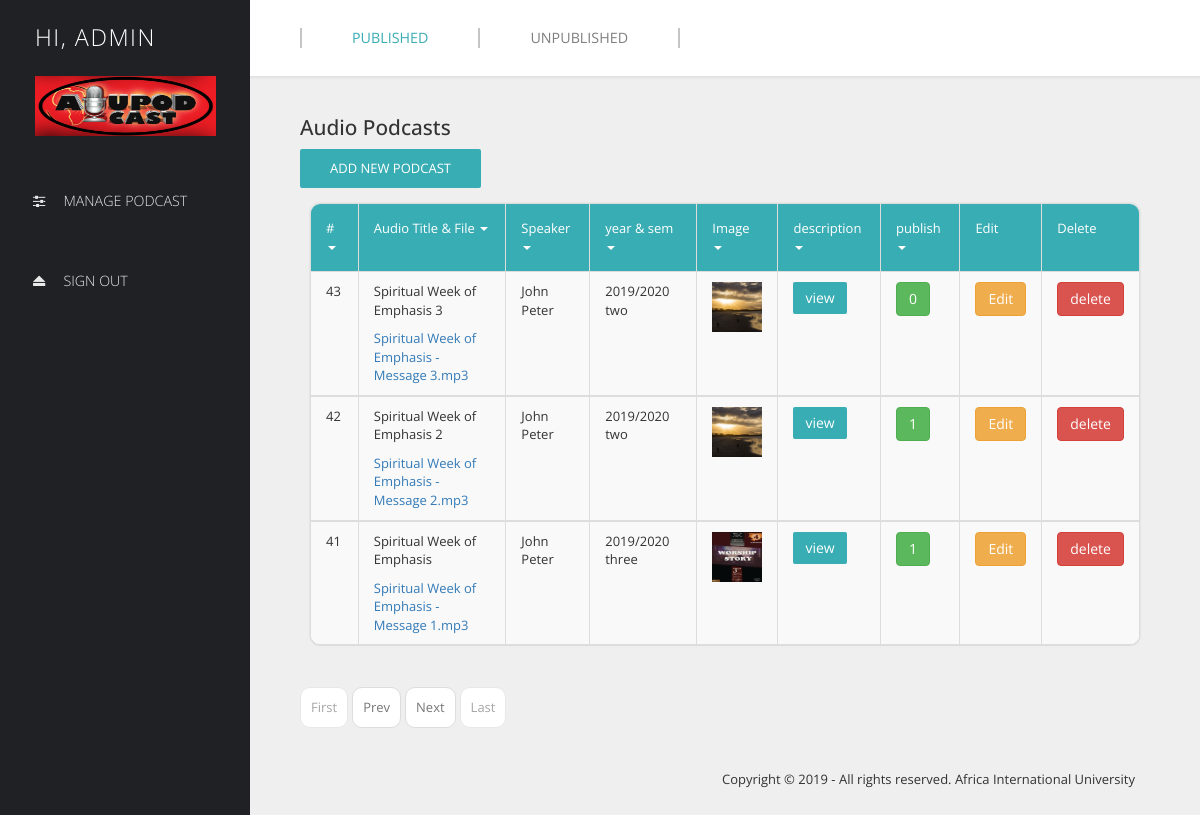
The page /admin/admin_podcast_list.php?success (signed in) on the database its author committed.
### tables this page shows
CREATE TABLE `audio` (
  `id` int(11) NOT NULL,
  `audio_name` varchar(100) NOT NULL,
  `semester` varchar(100) NOT NULL,
  `yearofstudy` varchar(50) NOT NULL,
  `speaker_name` varchar(100) NOT NULL,
  `description` mediumtext DEFAULT NULL,
  `image` varchar(100) DEFAULT NULL,
  `audio_file` varchar(100) NOT NULL,
  `upload_date` varchar(100) NOT NULL,
  `published` tinyint(1) NOT NULL
);

### admin/admin_podcast_list.php (the view, shortened to what this page needs)
<!DOCTYPE html>
<html lang="en">
  <head>
    <link href="./css/font-awesome.min.css" rel="stylesheet">
    <link href="./css/bootstrap.min.css" rel="stylesheet">
    <link href="./css/templatemo-style.css" rel="stylesheet">
  </head>
  <body>
    <div class="templatemo-flex-row">
      <div class="templatemo-sidebar">
		<header class="templatemo-site-header">
          <h1> Hi, <?php echo $_SESSION['username']; ?></h1>
        </header>
        <header class="templatemo-site-header">
  <img src="images/aiu_podcast_logo.jpg" alt="Profile Photo" class="img-responsive" style="display: block; width: 181px; height: 60px; margin: 5px;">
        </header>
        <nav class="templatemo-left-nav">
          <ul>
            <li><a href="admin_podcast_list.php"><i class="fa fa-sliders fa-fw"></i>Manage Podcast</a></li>
            <li><a href="admin_logout.php"><i class="fa fa-eject fa-fw"></i>Sign Out</a></li>
          </ul>
        </nav>
      </div>
      <div class="templatemo-content col-1 light-gray-bg">
        <div class="templatemo-top-nav-container">
          <div class="row">
            <nav class="templatemo-top-nav col-lg-12 col-md-12">
              <ul class="text-uppercase">
				<li><a href="#"class="active" >Published</a></li>
				<li><a href="#" >Unpublished</a></li>
              </ul>
            </nav>
          </div>
        </div>
        <div class="templatemo-content-container">
		<h2 class="margin-bottom-10">Audio Podcasts</h2>
		<div class="form-group">
             <a href="admin_add_podcast.php">  <button  class="templatemo-blue-button">Add New Podcast</button> </a>
        </div>
          <div class="templatemo-content-widget no-padding">
		<div class="panel panel-default table-responsive">
              <table class="table table-striped table-bordered templatemo-user-table">
 <?php
        if (isset($_GET['pageno'])) {
            $pageno = $_GET['pageno'];
        } else {
            $pageno = 1;
        }
        $no_of_records_per_page = 8;
        $offset = ($pageno-1) * $no_of_records_per_page;
        $conn=mysqli_connect("localhost","root","12345678","aiu_podcast");
        $total_pages_sql = "SELECT COUNT(*) FROM audio";
        $result = mysqli_query($conn,$total_pages_sql);
        $total_rows = mysqli_fetch_array($result)[0];
        $total_pages = ceil($total_rows / $no_of_records_per_page);
        $sql = "SELECT * FROM audio ORDER BY id DESC LIMIT $offset, $no_of_records_per_page";
        $res_data = mysqli_query($conn,$sql);
?>
                <thead>
                  <tr>
                    <td><a href="" class="white-text templatemo-sort-by"># <span class="caret"></span></a></td>
                    <td><a href="" class="white-text templatemo-sort-by">Audio Title & File <span class="caret"></span></a></td>
                    <td><a href="" class="white-text templatemo-sort-by">Speaker <span class="caret"></span></a></td>
                    <td><a href="" class="white-text templatemo-sort-by">year & sem<span class="caret"></span></a></td>
                    <td><a href="" class="white-text templatemo-sort-by">Image <span class="caret"></span></a></td>
					<td><a href="" class="white-text templatemo-sort-by">description <span class="caret"></span></a></td>
					<td><a href="" class="white-text templatemo-sort-by">publish <span class="caret"></span></a></td>
                    <td>Edit</td>
                    <td>Delete</td>
                  </tr>
                </thead>
<?php
while($rows=mysqli_fetch_assoc($res_data)) {
?>
                <tbody>
                  <tr>
                    <td><?php echo $rows['id']; ?></td>
                    <td>
                      <p><?php echo $rows['audio_name']; ?></p>
                      <a href="audio/<?php echo $rows['audio_file']; ?>" target="_blank"><?php echo $rows['audio_file']; ?></a>
                    </td>
                    <td><?php echo $rows['speaker_name']; ?></td>
                    <td><?php echo $rows['yearofstudy'];  ?> &nbsp; <?php echo $rows['semester']; ?></td>
					<td><a href="photos/<?php echo $rows['image']; ?>" ><img src="photos/<?php echo $rows['image']; ?>" width="50" height="50"></a></td>
                    <td><a class="btn btn-primary" href="admin_view_description.php?id=<?php echo $rows['id']; ?>">view</a></td>
					<td><div class="templatemo-block margin-bottom-5">
                      <label for="c1" class="font-weight-400"> <input type="checkbox" name="emailOptions" id="c1" value="" ><span class="btn btn-success"><?php echo $rows ['published']; ?></span></label>
                    </div></td>
                    <td><a href="admin_edit_audio_podcast.php?id=<?php echo $rows['id']; ?>" class="btn btn-warning">Edit</a></td>
                    <td>
					<form class="form-group"  action="delete_aiupodcast.php" method="post">
					<input class="btn btn-danger" type="submit" name="delete" value="delete">
					</form>
					</td>
                  </tr>
<?php
}
?>
                </tbody>
              </table>
            </div>
          </div>
	 <ul class="pagination">
        <li><a href="?pageno=1">First</a></li>
        <li class="<?php if($pageno <= 1){ echo 'disabled'; } ?>">
            <a href="<?php if($pageno <= 1){ echo '#'; } else { echo "?pageno=".($pageno - 1); } ?>">Prev</a>
        </li>
        <li class="<?php if($pageno >= $total_pages){ echo 'disabled'; } ?>">
            <a href="<?php if($pageno >= $total_pages){ echo '#'; } else { echo "?pageno=".($pageno + 1); } ?>">Next</a>
        </li>
        <li><a href="?pageno=<?php echo $total_pages; ?>">Last</a></li>
    </ul>
          <footer class="text-right">
            <p>Copyright &copy; 2019 - All rights reserved. Africa International University</p>
          </footer>
        </div>
      </div>
    </div>
  </body>
</html>

### admin/css/templatemo-style.css (style rules this page uses)
* { font-family: 'Open Sans', sans-serif; }
body { font-size: 13px; }
body, .templatemo-left-nav { background: #1f2124; }
h1, h2, h3 { margin: 0; }
h2 { font-size: 1.6em; }
ul { list-style-type: none; margin: 0; padding: 0; }
nav li { font-size: 1.1em; list-style: none; text-transform: uppercase; }
.templatemo-block { display: block; }
.white-text { color: white; }
.light-gray-bg { background-color: #efefef; }
.margin-bottom-5 { margin-bottom: 5px; }
.margin-bottom-10 { margin-bottom: 10px; }
footer { padding: 15px; }
.templatemo-sidebar { width: 250px; }
.templatemo-site-header { margin: 25px 30px; }
.templatemo-site-header h1 { color: white; display: inline-block; font-size: 1.8em; font-weight: 300; letter-spacing: 1.5px; margin: 0 5px; text-transform: uppercase; vertical-align: middle; }
.templatemo-left-nav li { font-weight: 300; }
.templatemo-left-nav a { color: #e9e9ea; display: block; padding: 30px; transition: all 0.3s ease; }
.templatemo-left-nav .fa { margin-right: 15px; }
.templatemo-top-nav-container { background-color: white; padding: 28px 50px; box-shadow: 0px 0px 2px 2px rgba(161, 159, 159, 0.18); }
.templatemo-top-nav li { float: left; list-style: none; }
.templatemo-top-nav a { color: #7f7f7f; display: block; padding: 0 50px; border-left: 2px solid #c5c5c5; }
.templatemo-top-nav li:last-child a { border-right: 2px solid #c5c5c5; }
.templatemo-top-nav a:hover, .templatemo-top-nav a.active { color: #39ADB4; }
.templatemo-content { margin-top: 0px; min-height: 600px; padding: 0; overflow-x: hidden; }
.templatemo-content-container { padding: 40px 50px; }
.templatemo-flex-row { display: -webkit-flex; display: -ms-flexbox; display: flex; }
.col-1 { -webkit-flex: 1; -ms-flex: 1; flex: 1; }
.templatemo-content-widget { border-radius: 10px; padding: 30px; position: relative; margin: 10px; box-shadow: 0px 0px 1px 1px rgba(161, 159, 159, 0.1); }
.templatemo-content-widget.no-padding { padding: 0; }
.panel { border-radius: 10px; }
.pagination>li>a { border-color: #E9E8E8; color: #a6a6a6; margin: 2px; padding: 10px; }
.pagination>li>a, .pagination>li:first-child>a, .pagination>li:last-child>a { border-radius: 10px; }
.table { margin-bottom: 0; }
.table>tbody>tr>td { padding: 10px 15px; }
.table>thead>tr>td { padding: 15px; }
.btn-primary { border-radius: 2px; background-color: #39ADB4; border: none; color: white; }
.templatemo-blue-button, .templatemo-green-button, .templatemo-white-button { border-radius: 2px; padding: 10px 30px; text-transform: uppercase; transition: all 0.3s ease; }
.templatemo-blue-button { background-color: #39ADB4; border: none; color: white; }
.font-weight-400 { font-weight: 400; }
.templatemo-user-table thead { background-color: #39ADB4; color: white; }
.panel>.table-responsive:last-child>.table:last-child, .panel>.table:last-child { border-bottom-right-radius: 10px; border-bottom-left-radius: 10px; }
.panel>.table:first-child { border-top-left-radius: 10px; border-top-right-radius: 10px; }
@media only screen and (min-width: 768px) { .templatemo-left-nav { display: block !important; } }

### rows shown on the page
audio: id "43", audio_name "Spiritual Week of Emphasis 3", audio_file "Spiritual Week of Emphasis - Message 3.mp3", speaker_name "John Peter", yearofstudy "2019/2020", semester "two", image (picture), published "0"
audio: id "42", audio_name "Spiritual Week of Emphasis 2", audio_file "Spiritual Week of Emphasis - Message 2.mp3", speaker_name "John Peter", yearofstudy "2019/2020", semester "two", image (picture), published "1"
audio: id "41", audio_name "Spiritual Week of Emphasis", audio_file "Spiritual Week of Emphasis - Message 1.mp3", speaker_name "John Peter", yearofstudy "2019/2020", semester "three", image (picture), published "1"

### other values the page prints
$_SESSION['username'] "ADMIN"
